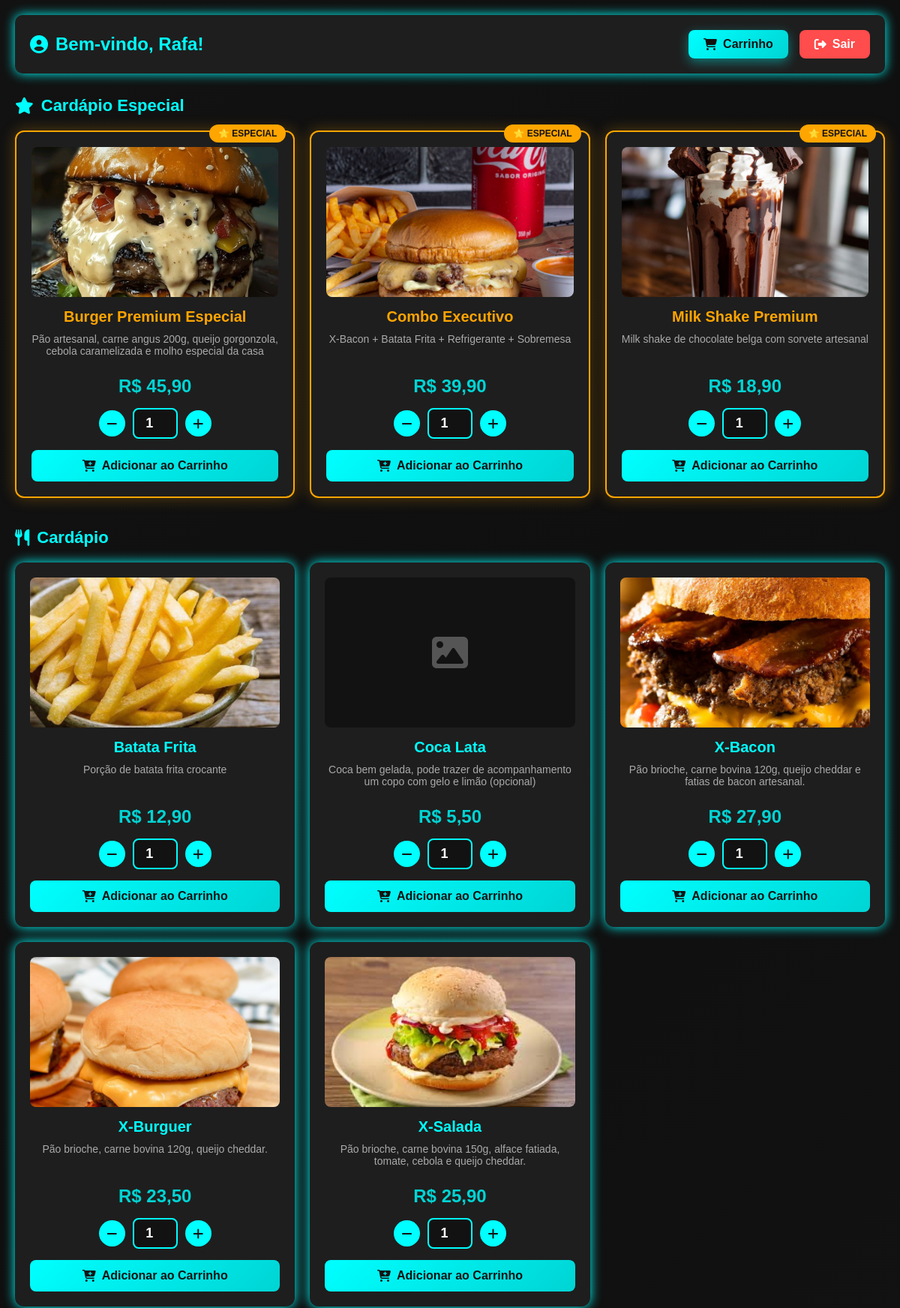
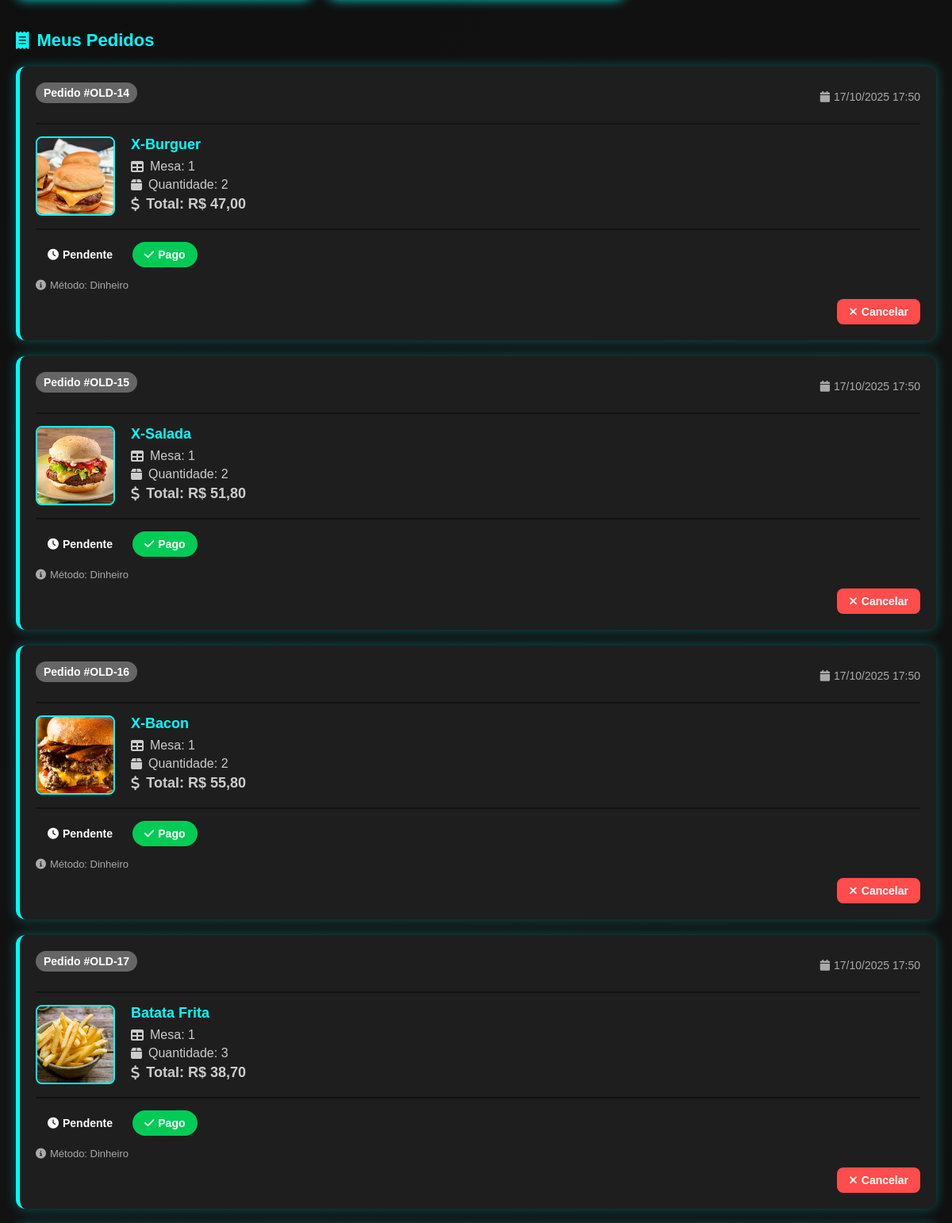
The page /painel_cliente.php (signed in, upper part) on the database its author committed (2 pictures, top to bottom).
### tables this page shows
CREATE TABLE `produtos_especiais` (
  `id` int(11) NOT NULL,
  `nome` varchar(100) NOT NULL,
  `descricao` text DEFAULT NULL,
  `preco` decimal(10,2) NOT NULL,
  `imagem` varchar(255) DEFAULT NULL
);

CREATE TABLE `produtos` (
  `id` int(11) NOT NULL,
  `nome` varchar(100) NOT NULL,
  `descricao` text DEFAULT NULL,
  `preco` decimal(10,2) NOT NULL,
  `imagem` varchar(255) DEFAULT NULL
);

CREATE TABLE `pedidos` (
  `id` int(11) NOT NULL,
  `numero_pedido` varchar(20) DEFAULT NULL,
  `id_cliente` int(11) NOT NULL,
  `numero_mesa` int(11) DEFAULT NULL,
  `id_produto` int(11) NOT NULL,
  `tipo_produto` enum('normal','especial') DEFAULT 'normal',
  `quantidade` int(11) NOT NULL,
  `total` decimal(10,2) NOT NULL,
  `data` timestamp NOT NULL DEFAULT current_timestamp(),
  `data_pedido` timestamp NOT NULL DEFAULT current_timestamp(),
  `status` varchar(50) DEFAULT 'Pendente',
  `metodo_pagamento` varchar(50) DEFAULT NULL,
  `observacoes` text DEFAULT NULL,
  `status_pagamento` varchar(50) DEFAULT 'Aguardando'
);

### painel_cliente.php (the view, shortened to what this page needs)
<?php
include "config.php";
$id_cliente = $_SESSION['id_usuario'];
$produtos = $conn->query("SELECT * FROM produtos ORDER BY nome");
$produtos_especiais = $conn->query("SELECT * FROM produtos_especiais ORDER BY nome");
$pedidos_query = "
    SELECT pedidos.*,
           CASE
               WHEN pedidos.tipo_produto = 'normal' THEN produtos.nome
               WHEN pedidos.tipo_produto = 'especial' THEN produtos_especiais.nome
           END as produto_nome,
           CASE
               WHEN pedidos.tipo_produto = 'normal' THEN produtos.imagem
               WHEN pedidos.tipo_produto = 'especial' THEN produtos_especiais.imagem
           END as imagem,
           COALESCE(pedidos.numero_pedido, CONCAT('OLD-', pedidos.id)) as numero_exibicao
    FROM pedidos
    LEFT JOIN produtos ON pedidos.id_produto = produtos.id AND pedidos.tipo_produto = 'normal'
    LEFT JOIN produtos_especiais ON pedidos.id_produto = produtos_especiais.id AND pedidos.tipo_produto = 'especial'
    WHERE pedidos.id_cliente = $id_cliente
    ORDER BY pedidos.data DESC
";
$pedidos = $conn->query($pedidos_query);
?>
<!DOCTYPE html>
<html lang="pt-BR">
<head>
    <link rel="stylesheet" href="css/cliente.css?e=<?php echo rand(0, 10000) ?>">
    <link rel="stylesheet" href="https://cdnjs.cloudflare.com/ajax/libs/font-awesome/6.5.0/css/all.min.css">
</head>
<body>
    <div class="container">
        <div class="header-cliente">
            <h1><i class="fa fa-user-circle"></i> Bem-vindo, <?php echo $_SESSION['usuario']; ?>!</h1>
            <div style="display: flex; gap: 15px; align-items: center;">
                <a href="carrinho.php" class="btn-carrinho">
                    <i class="fa fa-shopping-cart"></i> Carrinho
                </a>
                <a href="logout.php" class="btn-sair"><i class="fa fa-right-from-bracket"></i> Sair</a>
            </div>
        </div>
        <?php if ($produtos_especiais && $produtos_especiais->num_rows > 0): ?>
            <h2><i class="fa fa-star"></i> Cardápio Especial</h2>
            <div class="produtos produtos-especiais">
                <?php while ($pe = $produtos_especiais->fetch_assoc()): ?>
                    <div class="produto especial">
                        <?php if ($pe['imagem'] && file_exists("uploads/" . $pe['imagem'])): ?>
                            <img src="uploads/<?= $pe['imagem'] ?>" alt="<?= $pe['nome'] ?>">
                        <?php else: ?>
                            <div class="sem-imagem"><i class="fa fa-star"></i></div>
                        <?php endif; ?>
                        <h3><?= htmlspecialchars($pe['nome']) ?></h3>
                        <p class="descricao"><?= htmlspecialchars($pe['descricao'] ?? '') ?></p>
                        <p class="preco">R$ <?= number_format($pe['preco'], 2, ',', '.') ?></p>
                        <form method="POST">
                            <div class="qtd-control">
                                <button type="button" onclick="diminuir(this)"><i class="fa fa-minus"></i></button>
                                <input type="number" name="quantidade" value="1" min="1" max="99" readonly>
                                <button type="button" onclick="aumentar(this)"><i class="fa fa-plus"></i></button>
                            </div>
                            <button type="submit" name="adicionar_carrinho" class="btn-comprar btn-add-carrinho">
                                <i class="fa fa-cart-plus"></i> Adicionar ao Carrinho
                            </button>
                        </form>
                    </div>
                <?php endwhile; ?>
            </div>
        <?php endif; ?>
        <h2><i class="fa fa-utensils"></i> Cardápio</h2>
        <div class="produtos">
            <?php if ($produtos && $produtos->num_rows > 0): ?>
                <?php while ($p = $produtos->fetch_assoc()): ?>
                    <div class="produto">
                        <?php if ($p['imagem'] && file_exists("uploads/" . $p['imagem'])): ?>
                            <img src="uploads/<?= $p['imagem'] ?>" alt="<?= $p['nome'] ?>">
                        <?php else: ?>
                            <div class="sem-imagem"><i class="fa fa-image"></i></div>
                        <?php endif; ?>
                        <h3><?= htmlspecialchars($p['nome']) ?></h3>
                        <p class="descricao"><?= htmlspecialchars($p['descricao'] ?? '') ?></p>
                        <p class="preco">R$ <?= number_format($p['preco'], 2, ',', '.') ?></p>
                        <form method="POST">
                            <div class="qtd-control">
                                <button type="button" onclick="diminuir(this)"><i class="fa fa-minus"></i></button>
                                <input type="number" name="quantidade" value="1" min="1" max="99" readonly>
                                <button type="button" onclick="aumentar(this)"><i class="fa fa-plus"></i></button>
                            </div>
                            <button type="submit" name="adicionar_carrinho" class="btn-comprar btn-add-carrinho">
                                <i class="fa fa-cart-plus"></i> Adicionar ao Carrinho
                            </button>
                        </form>
                    </div>
                <?php endwhile; ?>
            <?php else: ?>
                <p>Nenhum produto disponível no momento.</p>
            <?php endif; ?>
        </div>
        <h2><i class="fa fa-receipt"></i> Meus Pedidos</h2>
        <?php if ($pedidos && $pedidos->num_rows > 0): ?>
            <div class="pedidos-lista">
                <?php while ($pd = $pedidos->fetch_assoc()):
                    $status_class = '';
                    $status_icon = 'fa-clock';
                    $is_new_numbering = !str_starts_with($pd['numero_exibicao'], 'OLD-');
                    $pagamento_class = $pd['status_pagamento'] == 'Pago' ? 'pago' : 'pendente';
                    ?>
                    <div class="pedido-card <?= $status_class ?>">
                        <div class="pedido-header">
                            <div>
                                <?php if ($is_new_numbering): ?>
                                    <span class="pedido-numero-novo">Pedido #<?= $pd['numero_exibicao'] ?></span>
                                <?php else: ?>
                                    <span class="pedido-numero-antigo">Pedido #<?= $pd['numero_exibicao'] ?></span>
                                <?php endif; ?>
                            </div>
                            <span class="pedido-data">
                                <i class="fa fa-calendar"></i>
                                <?= date('d/m/Y H:i', strtotime($pd['data'])) ?>
                            </span>
                        </div>
                        <div class="pedido-info">
                            <?php if ($pd['imagem'] && file_exists("uploads/" . $pd['imagem'])): ?>
                                <img src="uploads/<?= $pd['imagem'] ?>" alt="<?= $pd['produto_nome'] ?>" class="pedido-img">
                            <?php endif; ?>
                            <div class="pedido-detalhes">
                                <h3><?= htmlspecialchars($pd['produto_nome'] ?? 'Produto não encontrado') ?></h3>
                                <?php if ($pd['numero_mesa']): ?>
                                    <p><i class="fa fa-table"></i> Mesa: <?= $pd['numero_mesa'] ?></p>
                                <?php else: ?>
                                    <p><i class="fa fa-motorcycle"></i> Delivery</p>
                                <?php endif; ?>
                                <p><i class="fa fa-box"></i> Quantidade: <?= $pd['quantidade'] ?></p>
                                <p class="pedido-total">
                                    <i class="fa fa-dollar-sign"></i> Total: R$ <?= number_format($pd['total'], 2, ',', '.') ?>
                                </p>
                            </div>
                        </div>
                        <div class="pedido-footer">
                            <span class="status-badge <?= $status_class ?>">
                                <i class="fa <?= $status_icon ?>"></i> <?= $pd['status'] ?>
                            </span>
                            <span class="pagamento-badge <?= $pagamento_class ?>">
                                <i class="fa <?= $pd['status_pagamento'] == 'Pago' ? 'fa-check' : 'fa-clock' ?>"></i>
                                <?= $pd['status_pagamento'] ?>
                            </span>
                            <?php if (!empty($pd['metodo_pagamento'])): ?>
                                <p class="metodo-pagamento">
                                    <i class="fa fa-info-circle"></i> Método: <?= ucfirst($pd['metodo_pagamento']) ?>
                                </p>
                            <?php endif; ?>
                            <div class="pedido-acoes">
                                <?php if ($pd['status'] == 'Pendente'): ?>
                                    <a href="?cancelar=<?= $pd['id'] ?>" class="btn-cancelar"
                                        onclick="return confirm('Deseja cancelar este pedido?')">
                                        <i class="fa fa-times"></i> Cancelar
                                    </a>
                                <?php endif; ?>
                            </div>
                        </div>
                    </div>
                <?php endwhile; ?>
            </div>
        <?php endif; ?>
    </div>
</body>
</html>

### css/cliente.css (style rules this page uses)
* { margin: 0; padding: 0; box-sizing: border-box; font-family: Arial, sans-serif; }
body { background: linear-gradient(-45deg, #0f0f0f, #121212, #0f0f0f, #121212); color: #fff; padding: 20px; min-height: 100vh; }
.container { max-width: 1200px; margin: auto; }
.header-cliente { display: flex; justify-content: space-between; align-items: center; margin-bottom: 30px; padding: 20px; background: #1e1e1e; border-radius: 10px; box-shadow: 0 0 15px #0ff; }
.header-cliente h1 { color: #0ff; font-size: 24px; display: flex; align-items: center; gap: 10px; }
.btn-sair { display: inline-flex; align-items: center; gap: 8px; padding: 10px 20px; background: #ff4c4c; color: #fff; text-decoration: none; border-radius: 8px; font-weight: bold; transition: 0.3s; }
h2 { color: #0ff; margin: 30px 0 20px; display: flex; align-items: center; gap: 10px; font-size: 22px; }
.produtos { display: grid; grid-template-columns: repeat(auto-fill, minmax(280px, 1fr)); gap: 20px; margin-bottom: 40px; }
.produto { background: #1e1e1e; padding: 20px; border-radius: 12px; text-align: center; box-shadow: 0 0 15px #0ff; transition: 0.3s; display: flex; flex-direction: column; }
.produto img { width: 100%; height: 200px; object-fit: cover; border-radius: 8px; margin-bottom: 15px; }
.sem-imagem { width: 100%; height: 200px; background: #121212; border-radius: 8px; display: flex; align-items: center; justify-content: center; margin-bottom: 15px; color: #555; font-size: 48px; }
.produto h3 { color: #0ff; margin-bottom: 10px; font-size: 20px; }
.produto .descricao { color: #aaa; font-size: 14px; margin-bottom: 10px; flex: 1; }
.produto .preco { color: #00d4d4; font-size: 24px; font-weight: bold; margin: 15px 0; }
.qtd-control { display: flex; align-items: center; justify-content: center; gap: 10px; margin-bottom: 15px; }
.qtd-control button { background: #0ff; color: #121212; border: none; width: 35px; height: 35px; border-radius: 50%; cursor: pointer; font-size: 16px; display: flex; align-items: center; justify-content: center; transition: 0.3s; }
.qtd-control input { width: 60px; padding: 8px; text-align: center; background: #121212; border: 2px solid #0ff; border-radius: 8px; color: #fff; font-size: 18px; font-weight: bold; }
.btn-comprar { width: 100%; background: #00cc55; color: #fff; padding: 12px; border: none; border-radius: 8px; font-weight: bold; cursor: pointer; transition: 0.3s; display: flex; align-items: center; justify-content: center; gap: 8px; font-size: 16px; }
.pedidos-lista { display: flex; flex-direction: column; gap: 20px; }
.pedido-card { background: #1e1e1e; border-radius: 12px; padding: 20px; box-shadow: 0 0 15px rgba(0, 255, 255, 0.3); transition: 0.3s; border-left: 5px solid #0ff; }
.pedido-header { display: flex; justify-content: space-between; align-items: center; margin-bottom: 15px; padding-bottom: 15px; border-bottom: 2px solid #121212; }
.pedido-data { color: #aaa; font-size: 14px; display: flex; align-items: center; gap: 5px; }
.pedido-info { display: flex; gap: 20px; margin-bottom: 15px; }
.pedido-img { width: 100px; height: 100px; object-fit: cover; border-radius: 8px; border: 2px solid #0ff; }
.pedido-detalhes { flex: 1; }
.pedido-detalhes h3 { color: #0ff; margin-bottom: 8px; font-size: 18px; }
.pedido-detalhes p { color: #ccc; margin: 5px 0; display: flex; align-items: center; gap: 8px; }
.pedido-total { color: #00d4d4; font-weight: bold; font-size: 18px; margin-top: 10px; }
.pedido-footer { display: flex; flex-wrap: wrap; gap: 10px; align-items: center; padding-top: 15px; border-top: 2px solid #121212; }
.status-badge { padding: 8px 15px; border-radius: 20px; font-weight: bold; font-size: 14px; display: inline-flex; align-items: center; gap: 5px; }
.pagamento-badge { padding: 8px 15px; border-radius: 20px; font-weight: bold; font-size: 14px; display: inline-flex; align-items: center; gap: 5px; }
.pagamento-badge.pago { background: #00cc55; color: #fff; }
.pedido-acoes { display: flex; gap: 10px; margin-left: auto; }
.btn-pagar, .btn-cancelar { padding: 8px 15px; border-radius: 8px; text-decoration: none; font-weight: bold; font-size: 14px; display: inline-flex; align-items: center; gap: 5px; transition: 0.3s; }
.btn-cancelar { background: #ff4c4c; color: #fff; }
.metodo-pagamento { width: 100%; color: #aaa; font-size: 13px; margin-top: 5px; display: flex; align-items: center; gap: 5px; }
html { -webkit-text-size-adjust: 100%; }
img, video, canvas, svg { max-width: 100%; height: auto; }

### rows shown on the page
produtos_especiais: imagem (picture), nome "Burger Premium Especial", descricao "Pão artesanal, carne angus 200g, queijo gorgonzola, cebola caramelizada e molho especial da casa", preco "45,90"
produtos_especiais: imagem (picture), nome "Combo Executivo", descricao "X-Bacon + Batata Frita + Refrigerante + Sobremesa", preco "39,90"
produtos_especiais: imagem (picture), nome "Milk Shake Premium", descricao "Milk shake de chocolate belga com sorvete artesanal", preco "18,90"
produtos: imagem (picture), nome "Batata Frita", descricao "Porção de batata frita crocante", preco "12,90"
produtos: nome "Coca Lata", descricao "Coca bem gelada, pode trazer de acompanhamento um copo com gelo e limão (opcional)", preco "5,50"
produtos: imagem (picture), nome "X-Bacon", descricao "Pão brioche, carne bovina 120g, queijo cheddar e fatias de bacon artesanal.", preco "27,90"
produtos: imagem (picture), nome "X-Burguer", descricao "Pão brioche, carne bovina 120g, queijo cheddar.", preco "23,50"
produtos: imagem (picture), nome "X-Salada", descricao "Pão brioche, carne bovina 150g, alface fatiada, tomate, cebola e queijo cheddar.", preco "25,90"
pedidos: numero_exibicao "OLD-14", data "17/10/2025 17:50", shows a picture, produto_nome "X-Burguer", numero_mesa "1", quantidade "2", total "47,00", status "Pendente", status_pagamento "Pago", metodo_pagamento "Dinheiro"
pedidos: numero_exibicao "OLD-15", data "17/10/2025 17:50", shows a picture, produto_nome "X-Salada", numero_mesa "1", quantidade "2", total "51,80", status "Pendente", status_pagamento "Pago", metodo_pagamento "Dinheiro"
pedidos: numero_exibicao "OLD-16", data "17/10/2025 17:50", shows a picture, produto_nome "X-Bacon", numero_mesa "1", quantidade "2", total "55,80", status "Pendente", status_pagamento "Pago", metodo_pagamento "Dinheiro"
pedidos: numero_exibicao "OLD-17", data "17/10/2025 17:50", shows a picture, produto_nome "Batata Frita", numero_mesa "1", quantidade "3", total "38,70", status "Pendente", status_pagamento "Pago", metodo_pagamento "Dinheiro"

### other values the page prints
$_SESSION['usuario'] "Rafa"
